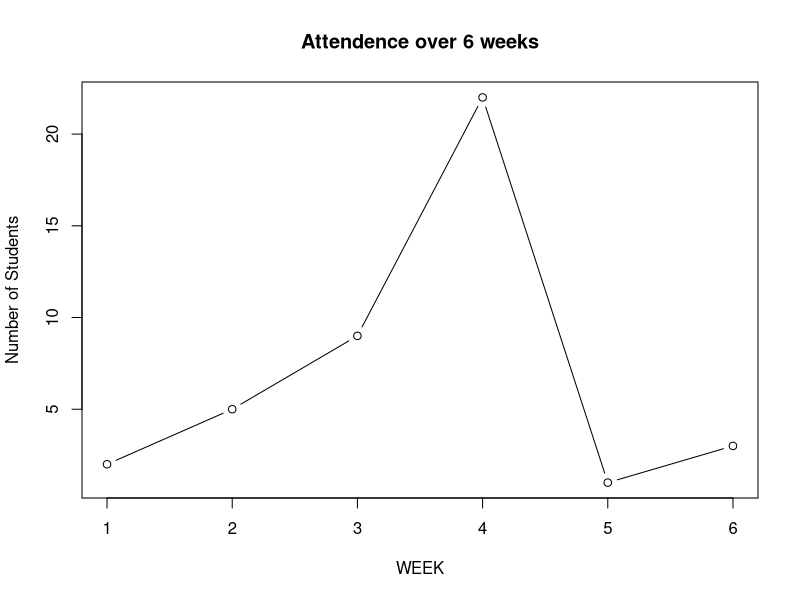

Source code (R):
# (i) Read in data
# this is a vector assignment
# we don't need to declare x before using it

# c is the concatenation operator
# <- is the assignment operator
x <- c(2,5,9,22,1,3)

# (ii) Summarise the data
# summarise the statistical features
summary(x)

# (iii) Plot the data with x, y labels and main title
plot(x,type='b', main='Attendence over 6 weeks', xlab='WEEK', ylab='Number of Students')

# In-class task
years <- c(1910, 1911, 1912, 1913, 1914, 1915, 1916, 1917, 1918, 1919, 1920, 1921, 1922, 1923, 1924)
ann <- c(918, 773, 1018, 785, 886, 908, 942, 802, 872, 848, 855, 567, 852, 908, 965)
